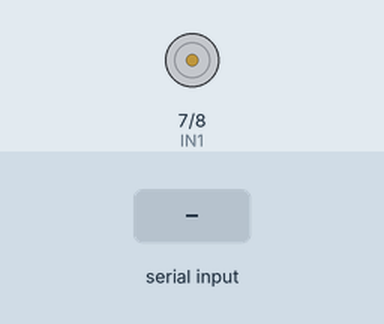
Bench run of a sketch on a simulated Arduino Uno, built with avr-gcc and run on an emulated ATmega328P. Shown: motor-driver pin pairs drawn as motors (green arrow = first pin HIGH = forward, orange = second pin HIGH = backward, longer = more drive, scaled by the enable pin). Inputs (shaded band) come from the test bench.

Above: at 1.2 s.
1.3 s: "F" received over Serial
At 2.5 s:
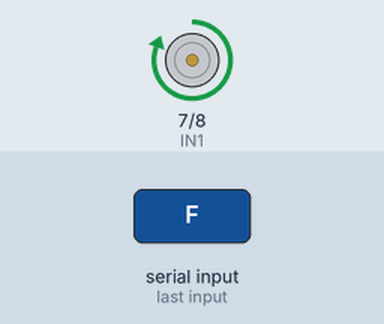
2.8 s: "B" received over Serial
At 3.9 s:
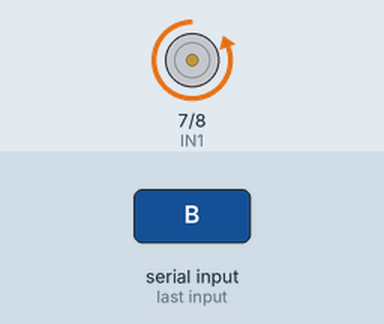
4.3 s: "S" received over Serial
At 5.0 s:
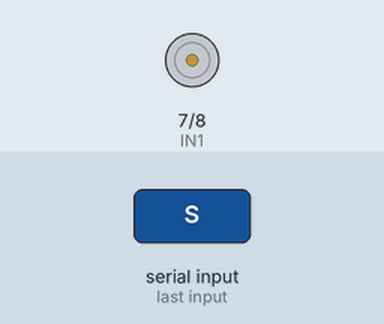
Timing chart, 0 to 7.3 s (numbered marks = the images above; inputs shaded):
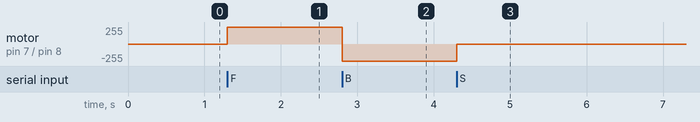

Measured:
- after the input at 1.3 s, motor on pin 7 (IN1) / pin 8 (IN2): stopped → forward 255/255 at once
- after the input at 2.8 s, motor on pin 7 (IN1) / pin 8 (IN2): forward 255/255 → backward 255/255 at once
- after the input at 4.3 s, motor on pin 7 (IN1) / pin 8 (IN2): backward 255/255 → stopped at once

The sketch:

basic_motor_control_arduino_code.ino
```cpp
char cmd;

void setup() {
  Serial.begin(9600);

  pinMode(6, OUTPUT); // ENA
  pinMode(7, OUTPUT); // IN1
  pinMode(8, OUTPUT); // IN2

  analogWrite(6, 255); // full speed
}

void loop() {
  if (Serial.available()) {
    cmd = Serial.read();

    if (cmd == 'F') {          // Forward
      digitalWrite(7, HIGH);
      digitalWrite(8, LOW);
    }
    else if (cmd == 'B') {     // Backward
      digitalWrite(7, LOW);
      digitalWrite(8, HIGH);
    }
    else if (cmd == 'S') {     // Stop
      digitalWrite(7, LOW);
      digitalWrite(8, LOW);
    }
  }
}
```
